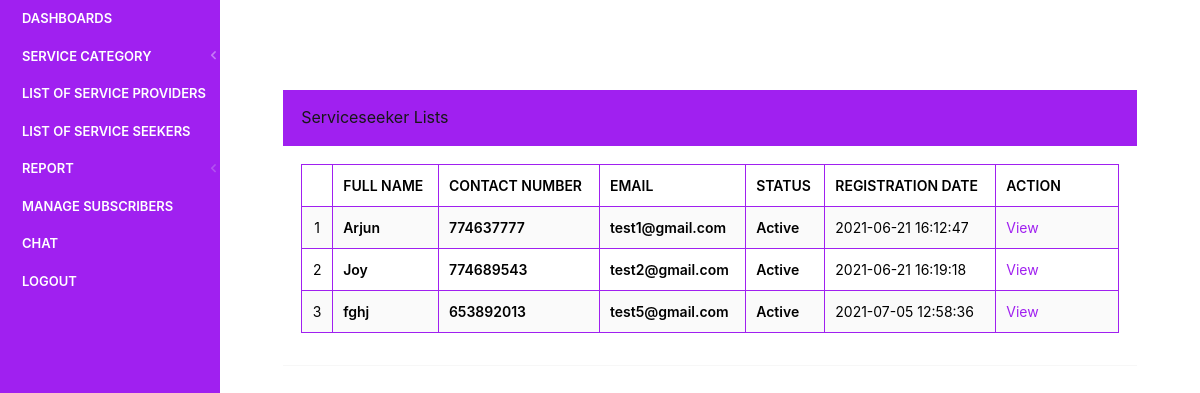
/findus/admin/reg-jobseekers.php (signed in), run on the app's committed database.
### tables this page shows
CREATE TABLE `tbljobseekers` (
  `id` int(11) NOT NULL,
  `FullName` varchar(150) DEFAULT NULL,
  `EmailId` varchar(150) DEFAULT NULL,
  `ContactNumber` bigint(15) DEFAULT NULL,
  `Password` varchar(150) DEFAULT NULL,
  `ProfilePic` varchar(200) DEFAULT NULL,
  `RegDate` timestamp NULL DEFAULT current_timestamp(),
  `LastUpdationDate` timestamp NULL DEFAULT NULL ON UPDATE current_timestamp(),
  `IsActive` int(1) DEFAULT NULL
);

### findus/admin/reg-jobseekers.php (the view, shortened to what this page needs)
<?php
include('includes/dbconnection.php');
if (strlen($_SESSION['jpaid']==0)) {
  header('location:logout.php');
  } else{
  ?>
<!doctype html>
<html lang="en" class="no-focus">
    <head>
        <link rel="stylesheet" href="assets/js/plugins/datatables/dataTables.bootstrap4.min.css">
        <link rel="stylesheet" id="css-main" href="assets/css/codebase.min.css">
    </head>
    <body>
        <div id="page-container" class="sidebar-o sidebar-inverse side-scroll page-header-fixed main-content-narrow">
           <?php include_once('includes/sidebar.php');?>
            <main id="main-container">
                <div class="content">
                    <div class="block">
                        <div class="block-header bg-gd-emerald">
                                    <h3 class="block-title">Serviceseeker Lists</h3>
                                </div>
                        <div class="block-content block-content-full">
                            <table class="table table-bordered table-striped table-vcenter">
                                <thead>
                                    <tr style="color:#000;">
                                        <th class="text-center"></th>
                                        <th>Full Name</th>
                                       <th>Contact Number</th>
                                       <th>Email</th>
                                        <th>Status</th>
                                        <th class="d-none d-sm-table-cell">Registration Date</th>
                                        <th class="d-none d-sm-table-cell" style="width: 15%;">Action</th>
                                       </tr>
                                </thead>
                                <tbody>
                                    <?php
$sql="SELECT * from tbljobseekers";
$query = $dbh -> prepare($sql);
$query->execute();
$results=$query->fetchAll(PDO::FETCH_OBJ);
$cnt=1;
if($query->rowCount() > 0)
{
foreach($results as $row)
{               ?>
                                    <tr style="color:#000;">
                                        <td class="text-center"><?php echo htmlentities($cnt);?></td>
                                        <td class="font-w600"><?php  echo htmlentities($row->FullName);?></td>
                                        <td class="font-w600"><?php  echo htmlentities($row->ContactNumber);?></td>
                                        <td class="font-w600"><?php  echo htmlentities($row->EmailId);?></td>
                                        <?php if($row->IsActive=='1'){ ?>
                                        <td class="font-w600"><?php echo "Active"; ?></td>
                                        <?php } else { ?>
                                            <td class="font-w600"><?php echo "Inactive"; ?></td><?php } ?>
                                        <td class="d-none d-sm-table-cell"><?php  echo htmlentities($row->RegDate);?></td>
                                         <td class="d-none d-sm-table-cell"><a href="view-jobseeker-details.php?viewid=<?php echo htmlentities ($row->id);?>">View</a></td>
                                    </tr>
                                    <?php $cnt=$cnt+1;}} ?>
                                </tbody>
                            </table>
                        </div>
                    </div>
                </div>
            </main>
        </div>
    </body>
</html>
<?php }  ?>

### data on the page
tbljobseekers: FullName "Arjun", ContactNumber "774637777", EmailId "test1@gmail.com", IsActive "Active", RegDate "2021-06-21 16:12:47"
tbljobseekers: FullName "Joy", ContactNumber "774689543", EmailId "test2@gmail.com", IsActive "Active", RegDate "2021-06-21 16:19:18"
tbljobseekers: FullName "fghj", ContactNumber "653892013", EmailId "test5@gmail.com", IsActive "Active", RegDate "2021-07-05 12:58:36"
